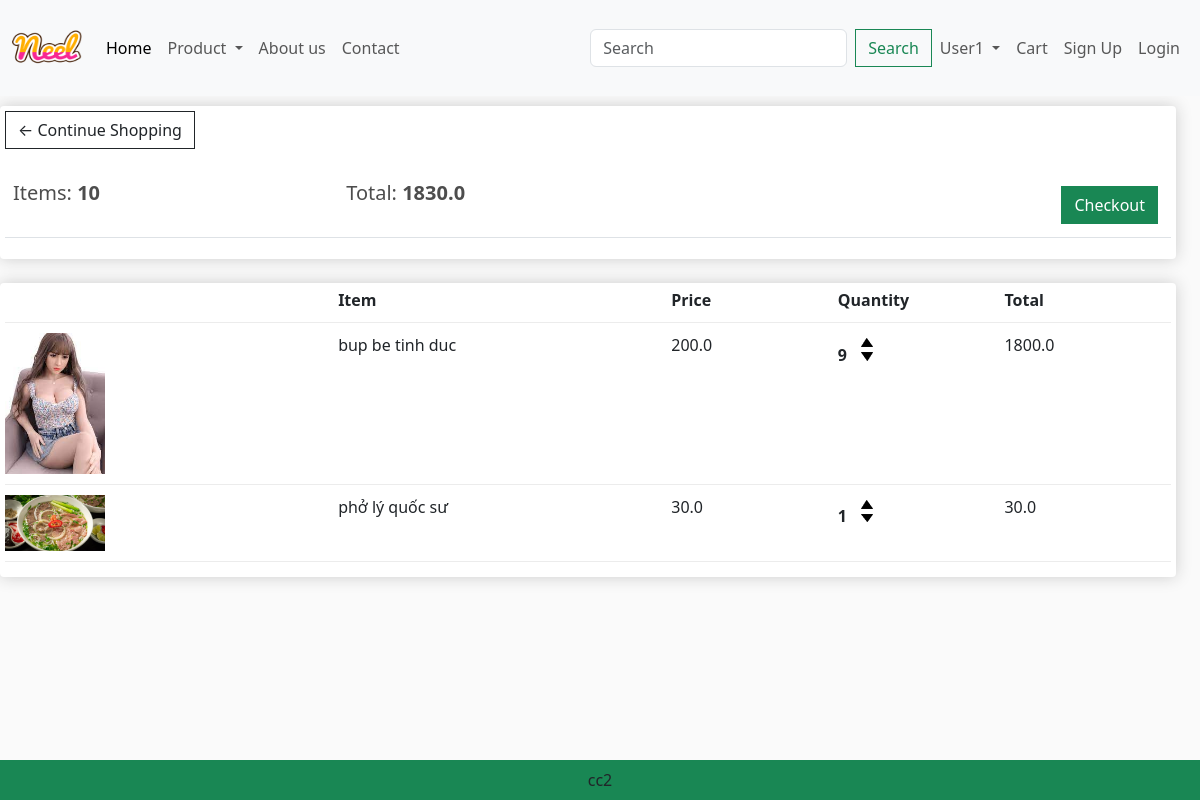
/cart/ (signed in), run on an earlier commit of the app's database.
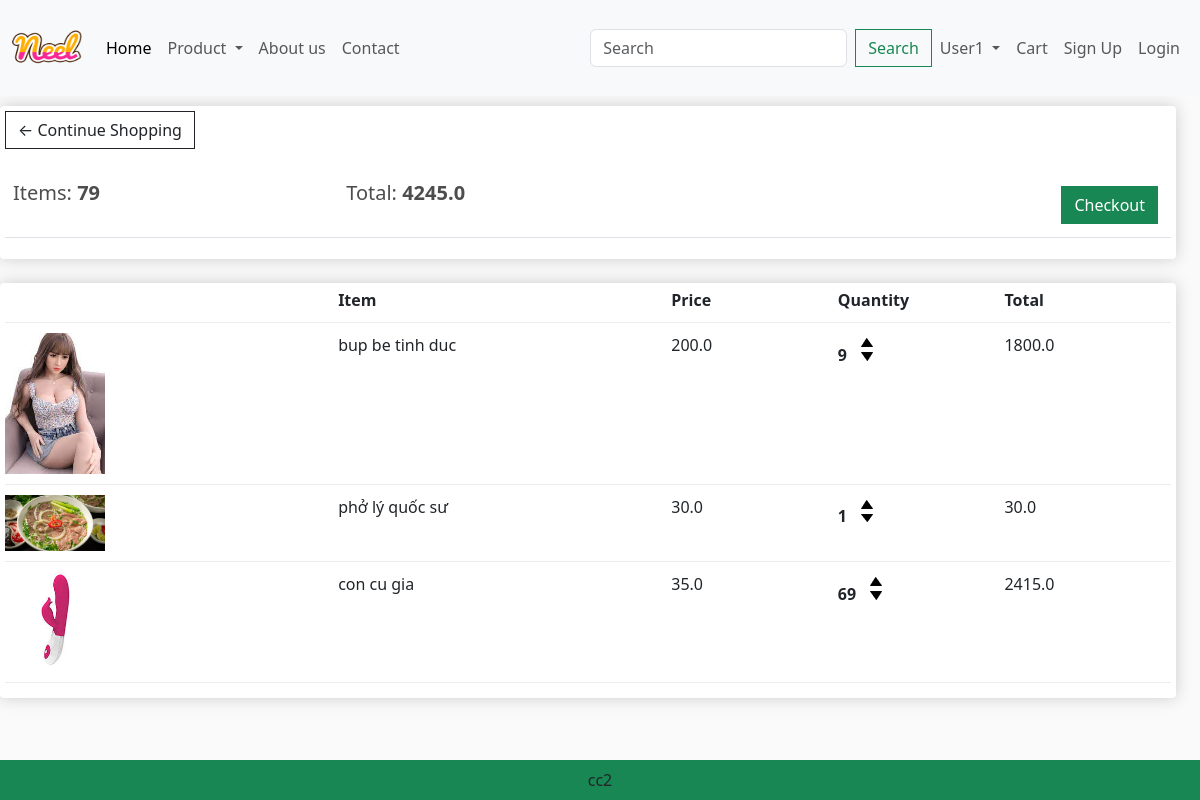
And on a later commit of the database.
### app/models.py (models this page shows, shortened)
class Order( models.Model):
    customer = models.ForeignKey(Customer, on_delete=models.SET_NULL, blank=True, null=True)
    date_order = models.DateTimeField(auto_now_add= True )
    complete = models.BooleanField(default=False, null=True, blank=False)
    transaction_id = models.CharField(max_length=200, null=True)
    @property
    def get_cart_items(self):
        orderitems = self.orderitem_set.all()
        total = sum([item.quantity for item in orderitems])
        return total
    @property
    def get_cart_total(self):
        orderitems = self.orderitem_set.all()
        total = sum([item.get_total for item in orderitems])
        return total

class OrderItem( models.Model):
    product = models.ForeignKey(Product, on_delete=models.SET_NULL, blank=True, null=True)
    order = models.ForeignKey(Order, on_delete=models.SET_NULL, blank=True, null=True)
    quantity = models.IntegerField(default=0, null=True, blank=True)
    date_add = models.DateTimeField(auto_now_add=True)
    @property
    def get_total(self):
        total = self.product.price * self.quantity
        return total

class Product( models.Model):
    name = models.CharField(max_length=200, null= True)
    price = models.FloatField()
    digital = models.BooleanField(default=False, null= True, blank= False)
    image = models.ImageField(null=True, blank=True)
    @property
    def ImageURL(self):
        try:
            url = self.image.url
        except:
            url= ''
        return url

### app/views.py (the view)
# urls.py: path('cart/', views.cart, name="cart"),
def cart(request):
    if request.user.is_authenticated:
        customer = request.user.customer
        order, created = Order.objects.get_or_create(customer = customer, complete = False)
        items = order.orderitem_set.all()
    else:
        items = []
        order = {'get_cart_items': 0, 'get_cart_total': 0}
    context={'items': items, 'order':order}
    return render(request,'app/cart.html',context)

### app/templates/app/cart.html
{% extends 'app/base.html' %}
{% load static %}
{% block cart_content %}
<div class="row" style = 'width :100%'>
	<div class="col-lg-12">
		<div class="box-element">
			<a  class="btn btn-outline-dark" href="{% url 'home' %}">&#x2190; Continue Shopping</a>
			<br>
			<br>
			<table class="table">
				<tr>
					<th><h5>Items: <strong>{{order.get_cart_items}}</strong></h5></th>
					<th><h5>Total:<strong> {{order.get_cart_total}}</strong></h5></th>
					<th>
						<a  style="float:right; margin:5px;" class="btn btn-success" href="{% url 'checkout' %}">Checkout</a>
					</th>
				</tr>
			</table>
		</div>
		<br>
		<div class="box-element">
			<div class="cart-row">
				<div style="flex:2"></div>
				<div style="flex:2"><strong>Item</strong></div>
				<div style="flex:1"><strong>Price</strong></div>
				<div style="flex:1"><strong>Quantity</strong></div>
				<div style="flex:1"><strong>Total</strong></div>
			</div>
			{% for item in items %}
			<div class="cart-row">
				<div style="flex:2"><img class="row-image" src="{{item.product.ImageURL}}"></div>
				<div style="flex:2"><p>{{item.product.name}}</p></div>
				<div style="flex:1"><p>{{item.product.price}}</p></div>
				<div style="flex:1">
					<p class="quantity">{{item.quantity}}</p>
					<div class="quantity">
						<img class="chg-quantity" src="{% static  'app/images/arrow-up.png' %}">
						<img class="chg-quantity" src="{% static  'app/images/arrow-down.png' %}">
					</div>
				</div>
				<div style="flex:1"><p>{{item.get_total}}</p></div>
			</div>
			{% endfor %}
		</div>
	</div>
</div>
{% endblock cart_content %}

### app/templates/app/base.html (shortened to what this page needs)
{% load static %}
<!DOCTYPE html>
<html>
    <head>
        <link href="https://cdn.jsdelivr.net/npm/bootstrap@5.3.0/dist/css/bootstrap.min.css" rel="stylesheet">
        <link href="{% static 'app/css/style.css' %}" rel="stylesheet" />
        <link href="{% static 'app/css/owl.carousel.min.css' %}" rel="stylesheet" />
        <link href="{%static 'app/css/all.min.css' %}" rel='stylesheet' />
        <link rel="stylesheet" type="text/css" href ="{% static 'app/css/main.css' %}">
        <link rel="stylesheet" href="">
    </head>
    <body>
        <nav class="navbar navbar-expand-lg bg-body-tertiary">
            <div class="container-fluid">
              <a class="navbar-brand" href="{% url 'home' %}">
                <img src="{% static 'app/images/Neel.png'%}" width="70" height="70" />
              </a>
              <div class="collapse navbar-collapse" id="navbarSupportedContent">
                <ul class="navbar-nav me-auto mb-2 mb-lg-0">
                  <li class="nav-item">
                    <a class="nav-link active" aria-current="page" href="{% url 'home' %}">Home</a>
                  </li>
                  <li class="nav-item dropdown">
                    <a class="nav-link dropdown-toggle" href="#" role="button" data-bs-toggle="dropdown" aria-expanded="false">
                      Product
                    </a>
                  </li>
                  <li class="nav-item">
                    <a class="nav-link" href="#">About us</a>
                  </li>
                  <li class="nav-item">
                    <a class="nav-link" href="#">Contact</a>
                  </li>
                </ul>
                <form class="d-flex" role="search">
                  <input class="form-control me-2" type="search" placeholder="Search" aria-label="Search">
                  <button class="btn btn-outline-success" type="submit">Search</button>
                </form>
              </div>
              <ul class="navbar-nav me-auto mb-2 mb-lg-0">
                <li class="nav-item dropdown">
                  <a class="nav-link dropdown-toggle" href="#" role="button" data-bs-toggle="dropdown" aria-expanded="false">
                    User1
                  </a>
                </li>
                <li class="nav-item">
                  <a class="nav-link" href="{% url 'cart' %}">Cart</a>
                </li>
                <li class="nav-item">
                  <a class="nav-link" href="#">Sign Up</a>
                </li>
                <li class="nav-item">
                  <a class="nav-link" href="#">Login</a>
                </li>
              </ul>
            </div>
          </nav>
        {% block cart_content  %}{% endblock cart_content  %}
        <footer class="container--fluid bg-success text-center fixed-bottom p-2 mt-5">
          cc2</footer>
    </body>
</html>

### app/static/app/css/main.css (style rules this page uses)
body { background-color: hsl(0, 0%, 98%); }
h1,h2,h3,h4,h5,h6 { color:hsl(0, 0%, 30%); }
.box-element { box-shadow:hsl(0, 0%, 80%) 0 0 16px; background-color: #fff; border-radius: 4px; padding: 5px; }
.col-lg-3, .col-lg-4, .col-lg-6, .col-lg-8, .col-lg-12 { margin-top: 10px; }
.btn { border-radius: 0; }
.row-image { width: 100px; }
.cart-row { display: flex; align-items: flex-stretch; padding-bottom: 10px; margin-bottom: 10px; border-bottom: 1px solid #ececec; }
.quantity { display: inline-block; font-weight: 700; padding-right:10px; }
.chg-quantity { width: 12px; cursor: pointer; display: block; margin-top: 5px; transition:.1s; }

What changed in the data, as far as the page shows it:
computed for Order: get_cart_items "10" → "79"; get_cart_total "1830.0" → "4245.0"
added OrderItem: product.ImageURL (picture), product.name "con cu gia", product.price "35.0", quantity "69", get_total "2415.0"
